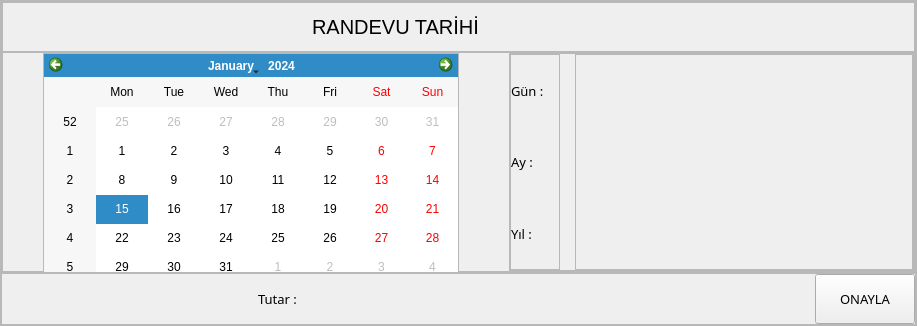
            <widget class="QFrame" name="bottomFrame">
             <property name="frameShape">
              <enum>QFrame::StyledPanel</enum>
             </property>
             <property name="frameShadow">
              <enum>QFrame::Raised</enum>
             </property>
             <layout class="QVBoxLayout" name="verticalLayout_14">
              <property name="spacing">
               <number>0</number>
              </property>
              <property name="leftMargin">
               <number>0</number>
              </property>
              <property name="topMargin">
               <number>0</number>
              </property>
              <property name="rightMargin">
               <number>0</number>
              </property>
              <property name="bottomMargin">
               <number>0</number>
              </property>
              <item>
               <widget class="QFrame" name="tutarTopFrame">
                <property name="sizePolicy">
                 <sizepolicy hsizetype="Expanding" vsizetype="Expanding">
                  <horstretch>0</horstretch>
                  <verstretch>0</verstretch>
                 </sizepolicy>
                </property>
                <property name="frameShape">
                 <enum>QFrame::StyledPanel</enum>
                </property>
                <property name="frameShadow">
                 <enum>QFrame::Raised</enum>
                </property>
                <layout class="QVBoxLayout" name="verticalLayout_16">
                 <property name="spacing">
                  <number>0</number>
                 </property>
                 <property name="leftMargin">
                  <number>0</number>
                 </property>
                 <property name="topMargin">
                  <number>0</number>
                 </property>
                 <property name="rightMargin">
                  <number>0</number>
                 </property>
                 <property name="bottomMargin">
                  <number>0</number>
                 </property>
                 <item>
                  <widget class="QFrame" name="tarihFrame">
                   <property name="maximumSize">
                    <size>
                     <width>16777215</width>
                     <height>60</height>
                    </size>
                   </property>
                   <property name="frameShape">
                    <enum>QFrame::StyledPanel</enum>
                   </property>
                   <property name="frameShadow">
                    <enum>QFrame::Raised</enum>
                   </property>
                   <layout class="QHBoxLayout" name="horizontalLayout_6">
                    <item>
                     <spacer name="horizontalSpacer_2">
                      <property name="orientation">
                       <enum>Qt::Horizontal</enum>
                      </property>
                      <property name="sizeType">
                       <enum>QSizePolicy::Fixed</enum>
                      </property>
                      <property name="sizeHint" stdset="0">
                       <size>
                        <width>300</width>
                        <height>20</height>
                       </size>
                      </property>
                     </spacer>
                    </item>
                    <item>
                     <widget class="QLabel" name="labelTitle_2">
                      <property name="minimumSize">
                       <size>
                        <width>170</width>
                        <height>30</height>
                       </size>
                      </property>
                      <property name="maximumSize">
                       <size>
                        <width>220</width>
                        <height>30</height>
                       </size>
                      </property>
                      <property name="font">
                       <font>
                        <pointsize>15</pointsize>
                       </font>
                      </property>
                      <property name="text">
                       <string>RANDEVU TARİHİ</string>
                      </property>
                     </widget>
                    </item>
                    <item>
                     <spacer name="horizontalSpacer">
                      <property name="orientation">
                       <enum>Qt::Horizontal</enum>
                      </property>
                      <property name="sizeType">
                       <enum>QSizePolicy::Fixed</enum>
                      </property>
                      <property name="sizeHint" stdset="0">
                       <size>
                        <width>423</width>
                        <height>17</height>
                       </size>
                      </property>
                     </spacer>
                    </item>
                   </layout>
                  </widget>
                 </item>
                 <item>
                  <widget class="QFrame" name="ajandaFrame">
                   <property name="maximumSize">
                    <size>
                     <width>16777215</width>
                     <height>220</height>
                    </size>
                   </property>
                   <property name="frameShape">
                    <enum>QFrame::StyledPanel</enum>
                   </property>
                   <property name="frameShadow">
                    <enum>QFrame::Raised</enum>
                   </property>
                   <layout class="QHBoxLayout" name="horizontalLayout_10">
                    <property name="spacing">
                     <number>50</number>
                    </property>
                    <property name="leftMargin">
                     <number>40</number>
                    </property>
                    <property name="topMargin">
                     <number>0</number>
                    </property>
                    <property name="rightMargin">
                     <number>0</number>
                    </property>
                    <property name="bottomMargin">
                     <number>0</number>
                    </property>
                    <item>
                     <widget class="QFrame" name="calenderFrame">
                      <property name="minimumSize">
                       <size>
                        <width>0</width>
                        <height>230</height>
                       </size>
                      </property>
                      <property name="maximumSize">
                       <size>
                        <width>416</width>
                        <height>230</height>
                       </size>
                      </property>
                      <property name="frameShape">
                       <enum>QFrame::StyledPanel</enum>
                      </property>
                      <property name="frameShadow">
                       <enum>QFrame::Raised</enum>
                      </property>
                      <layout class="QHBoxLayout" name="horizontalLayout_9">
                       <property name="spacing">
                        <number>0</number>
                       </property>
                       <property name="leftMargin">
                        <number>0</number>
                       </property>
                       <property name="topMargin">
                        <number>0</number>
                       </property>
                       <property name="rightMargin">
                        <number>0</number>
                       </property>
                       <property name="bottomMargin">
                        <number>0</number>
                       </property>
                       <item>
                        <widget class="QCalendarWidget" name="calendarWidget"/>
                       </item>
                      </layout>
                     </widget>
                    </item>
                    <item>
                     <widget class="QFrame" name="dateFrame">
                      <property name="frameShape">
                       <enum>QFrame::StyledPanel</enum>
                      </property>
                      <property name="frameShadow">
                       <enum>QFrame::Raised</enum>
                      </property>
                      <layout class="QHBoxLayout" name="horizontalLayout_14">
                       <property name="spacing">
                        <number>15</number>
                       </property>
                       <property name="leftMargin">
                        <number>0</number>
                       </property>
                       <property name="topMargin">
                        <number>0</number>
                       </property>
                       <property name="rightMargin">
                        <number>0</number>
                       </property>
                       <property name="bottomMargin">
                        <number>0</number>
                       </property>
                       <item>
                        <widget class="QFrame" name="dateLabelFrame">
                         <property name="maximumSize">
                          <size>
                           <width>50</width>
                           <height>16777215</height>
                          </size>
                         </property>
                         <property name="frameShape">
                          <enum>QFrame::StyledPanel</enum>
                         </property>
                         <property name="frameShadow">
                          <enum>QFrame::Raised</enum>
                         </property>
                         <layout class="QVBoxLayout" name="verticalLayout_21">
                          <property name="spacing">
                           <number>0</number>
                          </property>
                          <property name="leftMargin">
                           <number>0</number>
                          </property>
                          <property name="topMargin">
                           <number>0</number>
                          </property>
                          <property name="rightMargin">
                           <number>0</number>
                          </property>
                          <property name="bottomMargin">
                           <number>0</number>
                          </property>
                          <item>
                           <widget class="QLabel" name="label_3">
                            <property name="maximumSize">
                             <size>
                              <width>50</width>
                              <height>16777215</height>
                             </size>
                            </property>
                            <property name="font">
                             <font>
                              <family>Favela-Regular</family>
                              <pointsize>10</pointsize>
                             </font>
                            </property>
                            <property name="text">
                             <string>Gün :</string>
                            </property>
                           </widget>
                          </item>
                          <item>
                           <widget class="QLabel" name="label_4">
                            <property name="maximumSize">
                             <size>
                              <width>50</width>
                              <height>16777215</height>
                             </size>
                            </property>
                            <property name="font">
                             <font>
                              <family>Favela-Regular</family>
                              <pointsize>10</pointsize>
                             </font>
                            </property>
                            <property name="text">
                             <string>Ay :</string>
                            </property>
                           </widget>
                          </item>
                          <item>
                           <widget class="QLabel" name="label_5">
                            <property name="maximumSize">
                             <size>
                              <width>50</width>
                              <height>16777215</height>
                             </size>
                            </property>
                            <property name="font">
                             <font>
                              <family>Favela-Regular</family>
                              <pointsize>10</pointsize>
                             </font>
                            </property>
                            <property name="text">
                             <string>Yıl :</string>
                            </property>
                           </widget>
                          </item>
                         </layout>
                        </widget>
                       </item>
                       <item>
                        <widget class="QFrame" name="frame">
                         <property name="frameShape">
                          <enum>QFrame::StyledPanel</enum>
                         </property>
                         <property name="frameShadow">
                          <enum>QFrame::Raised</enum>
                         </property>
                         <layout class="QVBoxLayout" name="verticalLayout_15">
                          <item>
                           <widget class="QLabel" name="labelGun">
                            <property name="font">
                             <font>
                              <family>Favela-Regular</family>
                              <pointsize>10</pointsize>
                             </font>
                            </property>
                            <property name="text">
                             <string/>
                            </property>
                           </widget>
                          </item>
                         </layout>
                        </widget>
                       </item>
                      </layout>
                     </widget>
                    </item>
                   </layout>
                  </widget>
                 </item>
                </layout>
               </widget>
              </item>
              <item alignment="Qt::AlignBottom">
               <widget class="QFrame" name="tutarFrame">
                <property name="minimumSize">
                 <size>
                  <width>0</width>
                  <height>35</height>
                 </size>
                </property>
                <property name="frameShape">
                 <enum>QFrame::StyledPanel</enum>
                </property>
                <property name="frameShadow">
                 <enum>QFrame::Raised</enum>
                </property>
                <layout class="QHBoxLayout" name="horizontalLayout_15">
                 <property name="spacing">
                  <number>0</number>
                 </property>
                 <property name="leftMargin">
                  <number>0</number>
                 </property>
                 <property name="topMargin">
                  <number>0</number>
                 </property>
                 <property name="rightMargin">
                  <number>0</number>
                 </property>
                 <property name="bottomMargin">
                  <number>0</number>
                 </property>
                 <item alignment="Qt::AlignHCenter">
                  <widget class="QLabel" name="labelTutar">
                   <property name="minimumSize">
                    <size>
                     <width>300</width>
                     <height>0</height>
                    </size>
                   </property>
                   <property name="font">
                    <font>
                     <family>Favela-Regular</family>
                     <pointsize>10</pointsize>
                    </font>
                   </property>
                   <property name="text">
                    <string>Tutar :</string>
                   </property>
                  </widget>
                 </item>
                 <item>
                  <widget class="QPushButton" name="onayBtn">
                   <property name="minimumSize">
                    <size>
                     <width>100</width>
                     <height>50</height>
                    </size>
                   </property>
                   <property name="maximumSize">
                    <size>
                     <width>100</width>
                     <height>50</height>
                    </size>
                   </property>
                   <property name="font">
                    <font>
                     <family>Favela-Regular</family>
                     <pointsize>10</pointsize>
                    </font>
                   </property>
                   <property name="text">
                    <string>ONAYLA</string>
                   </property>
                  </widget>
                 </item>
                </layout>
               </widget>
              </item>
             </layout>
            </widget>
